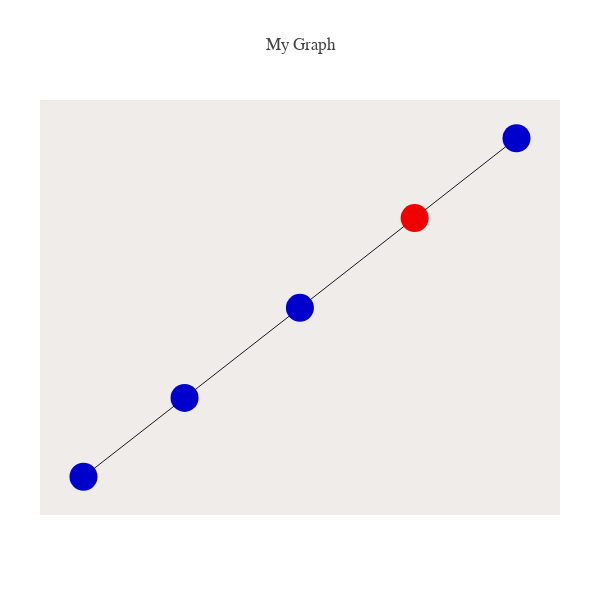

The cell this chart's notebook holds for it:
### Code cell
Tree, leaves, edges= Gus_get_phylo(Mp,col_lib,Mp_similarity)

node_list= list(range(-1,Mp.shape[1]))
root= True
nodes_as_seqs= True

plot_phyl_net(data_phyl,leaves,node_list,edges,
              nodes_as_seqs= nodes_as_seqs,root= root)

### Figure 1 — Plotly figure (JSON) as saved in the notebook; plotly's stock layout.template omitted (floating-point values rounded to 4 significant figures)
{"data": [{"hoverinfo": "none", "line": {"color": "rgb(25,25,25)", "width": 1}, "mode": "lines", "type": "scatter", "uid": "2c2776bc-b084-458e-b6b0-c48f2059d521", "x": [0.5299, 1, null, 0.5299, 0.000413, null, 0.000413, -0.5319, null, -0.5319, -0.9983, null], "y": [0.3121, 0.5898, null, 0.3121, -0.0002251, null, -0.0002251, -0.3137, null, -0.3137, -0.588, null]}, {"hoverinfo": "text", "marker": {"color": ["rgb(240,0,0)", "rgb(0,0,205)", "rgb(0,0,205)", "rgb(0,0,205)", "rgb(0,0,205)"], "size": 28}, "mode": "markers", "text": ["root: 0000", "0010", "0100", "1100\n1000", "1101"], "type": "scatter", "uid": "73a49b09-b1e3-49e5-8efc-4ceaa72dd57c", "x": [0.5299, 1, 0.000413, -0.5319, -0.9983], "y": [0.3121, 0.5898, -0.0002251, -0.3137, -0.588]}], "layout": {"autosize": false, "font": {"family": "Balto"}, "height": 600, "hovermode": "closest", "margin": {"b": 85, "l": 40, "pad": 0, "r": 40, "t": 100}, "plot_bgcolor": "#efecea", "showlegend": false, "title": "My Graph", "width": 600, "xaxis": {"showgrid": false, "showline": false, "showticklabels": false, "title": "", "zeroline": false}, "yaxis": {"showgrid": false, "showline": false, "showticklabels": false, "title": "", "zeroline": false}}}
